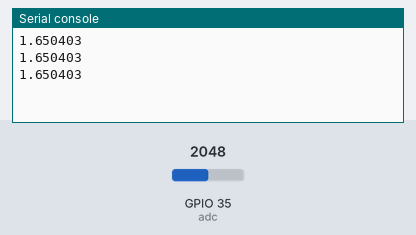
Bench run of a program on a simulated ESP32 board running MicroPython. Shown: the last lines printed to the serial console. Inputs (shaded band) come from the test bench; at power-on: GPIO 35 (adc) = 2048 (analog values on the 0–4095 scale).

Above: at 1.2 s.
1.3 s: GPIO 35 (adc) set to 2866
At 1.9 s:
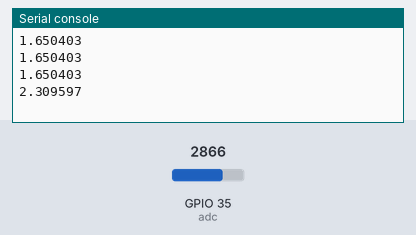
2.8 s: GPIO 35 (adc) set to 3603
At 3.4 s:
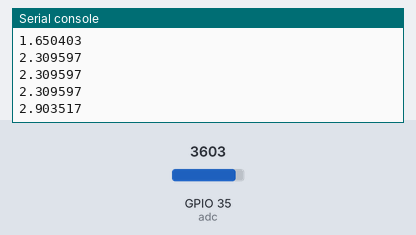
Timing chart, 0 to 5.8 s (numbered marks = the images above; inputs shaded):
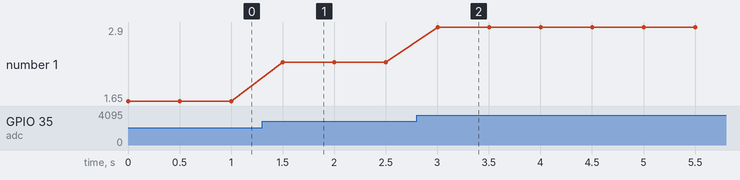

The program:

main.py
```python
"""  ReadAnalogVoltage_ESP32 lê uma entrada analógica no pino 35
   e mostra no Shell o valor """

from machine import Pin, ADC # importando as bibliotecas(funções) necessárias
import time

def ReadAnalogVoltage_ESP32():
    adc = ADC(Pin(35, Pin.IN)) # cria um objeto ADC atuando no pino 35
    adc.atten(adc.ATTN_11DB) # atenuação
    val = adc.read() # lê uma entrada no pino analógico 35
    val *= (3.3 / 4095) # converte uma entrada analógica (0-4095)
                        # em uma tensão(0-3.3V)
    print(val) # imprime o valor no Shell

while(True): # loop
    ReadAnalogVoltage_ESP32() # chamada da função
    time.sleep(0.5) # descanso entre as entradas
```

Measured:
- after the input at 1.3 s, the serial console: prints a new line after 0.20 s (image 1)
- after the input at 2.8 s, the serial console: prints a new line after 0.20 s (image 2)
- plotted number 1: 1.65 → 2.31 after the input at 1.3 s, 2.31 → 2.9 after the input at 2.8 s
